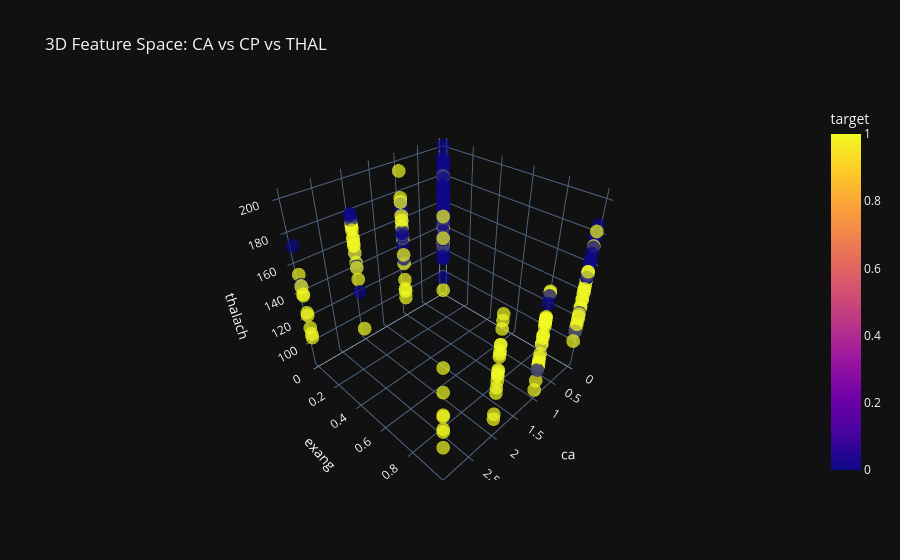

Source (notebook cell):
### Markdown cell above
#### Visualization of the Decision Space

### Code cell
import plotly.express as px

# Visualizing top 3 features
fig = px.scatter_3d(df, x='ca', y='exang', z='thalach',
              color='target', opacity=0.7,
              title="3D Feature Space: CA vs CP vs THAL")
fig.show()

### Figure 1 — Plotly figure (JSON) as saved in the notebook; plotly's stock layout.template omitted (floating-point values rounded to 4 significant figures; data arrays with more than 128 entries replaced by an {"elided": "..."} marker saying what was removed)
{"data": [{"hovertemplate": "ca=%{x}<br>exang=%{y}<br>thalach=%{z}<br>target=%{marker.color}<extra></extra>", "legendgroup": "", "marker": {"color": {"elided": "303 int values"}, "coloraxis": "coloraxis", "opacity": 0.7, "symbol": "circle"}, "mode": "markers", "name": "", "scene": "scene", "showlegend": false, "x": {"elided": "303 int values"}, "y": {"elided": "303 int values"}, "z": {"elided": "303 int values"}, "type": "scatter3d"}], "layout": {"scene": {"domain": {"x": [0.0, 1.0], "y": [0.0, 1.0]}, "xaxis": {"title": {"text": "ca"}}, "yaxis": {"title": {"text": "exang"}}, "zaxis": {"title": {"text": "thalach"}}}, "coloraxis": {"colorbar": {"title": {"text": "target"}}, "colorscale": [[0.0, "#0d0887"], [0.1111, "#46039f"], [0.2222, "#7201a8"], [0.3333, "#9c179e"], [0.4444, "#bd3786"], [0.5556, "#d8576b"], [0.6667, "#ed7953"], [0.7778, "#fb9f3a"], [0.8889, "#fdca26"], [1.0, "#f0f921"]]}, "legend": {"tracegroupgap": 0}, "title": {"text": "3D Feature Space: CA vs CP vs THAL"}}}
